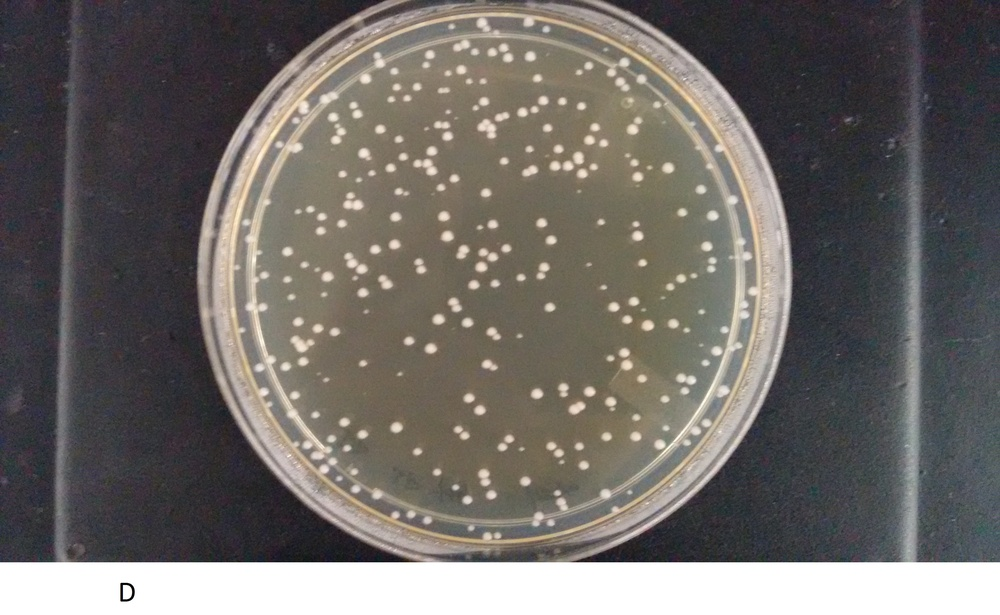
#> input picture images/set1/D_290.jpg, 1000 x 615 px, shrunk from 3264 x 2008 before the run, given in place of D_290.tif, which was not available
$ jupyter execute 'Watershed Working Opencv.ipynb'   (shell and % lines are left out)
#> lines starting #> are read from the running program, lines starting #| are printed output that depends on the picture; after the words box and inside, x2 and y2 are one past the last pixel; in counts of white or black regions, pixels touching at a corner belong together; pictures that were not available may be replaced by others from this repository, and a replacement may not be noted
[cell 1]
import numpy as np
from matplotlib import pyplot as plt
import cv2
import sys
from pylab import rcParams
rcParams['figure.figsize'] = 20, 20

[cell 2]
img = cv2.imread('images/set1/D_290.tif')
#> img is the input picture: shape (615, 1000, 3); mean B, G, R 102.6, 106.3, 110.5
gray = cv2.cvtColor(img, cv2.COLOR_BGR2GRAY)
_, thresh = cv2.threshold(gray, 0, 255,cv2.THRESH_BINARY_INV|cv2.THRESH_OTSU)
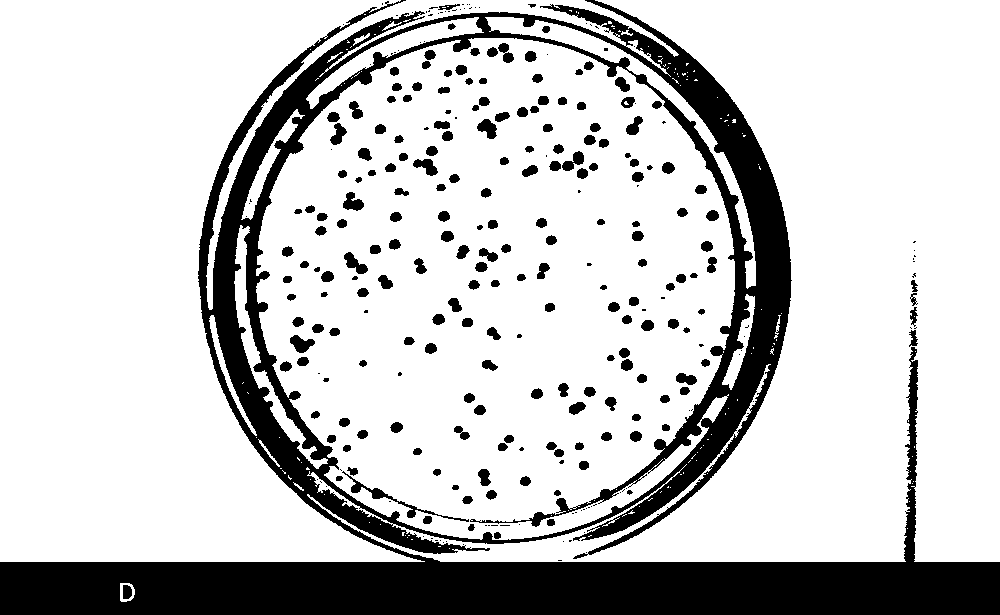
#> thresh: shape (615, 1000); 79.3% white; 299 black regions (102 under 20 px), largest, box (x1, y1, x2, y2) and area: (0, 0, 1000, 615) 110668, (342, 471, 469, 522) 526, (290, 335, 315, 353) 264
plt.imshow(thresh, cmap='gray')

[cell 3]
kernel = np.ones((3,3), np.uint8)
opening = thresh
opening = cv2.morphologyEx(thresh, cv2.MORPH_OPEN, kernel, iterations=3)
#> opening: shape (615, 1000); 77.2% white; 145 black regions (16 under 20 px), largest, box (x1, y1, x2, y2) and area: (0, 0, 1000, 615) 125919, (549, 151, 598, 179) 575, (477, 112, 510, 139) 392
plt.imshow(opening, cmap='gray')

[cell 4]
sure_bg = cv2.dilate(opening,kernel,iterations=6)
#> sure_bg: shape (615, 1000); 88.2% white; 12 black regions (9 under 20 px), largest, box (x1, y1, x2, y2) and area: (0, 17, 1000, 615) 58495, (581, 10, 785, 536) 13899, (435, 10, 464, 16) 75
#plt.imshow(sure_bg, cmap='gray')

[cell 5]
dt = cv2.distanceTransform(opening,cv2.DIST_L2,3)
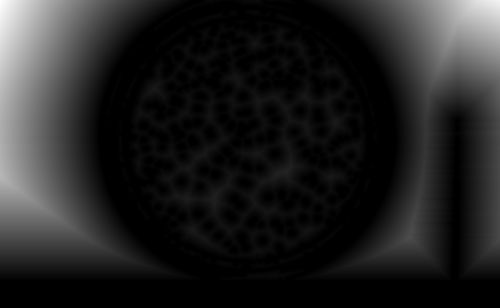
#> dt: shape (615, 1000) float32 (shown at 1/2 size); min 0, max 277.7, mean 37.6; drawn with min black and max white
dt = ((dt - dt.min()) / (dt.max() - dt.min()) * 255).astype(np.uint8)
plt.imshow(dt, cmap='gray')

[cell 6]
#dgray = cv2.cvtColor(dist_transform, cv2.COLOR_BGR2GRAY)
#_, sure_fg = cv2.threshold(dt, 150, 255, cv2.THRESH_BINARY)
#sure_fg = cv2.erode(thresh,None,iterations = 11)
ret, sure_fg = cv2.threshold(dt,0.70*dt.max(),255,0)
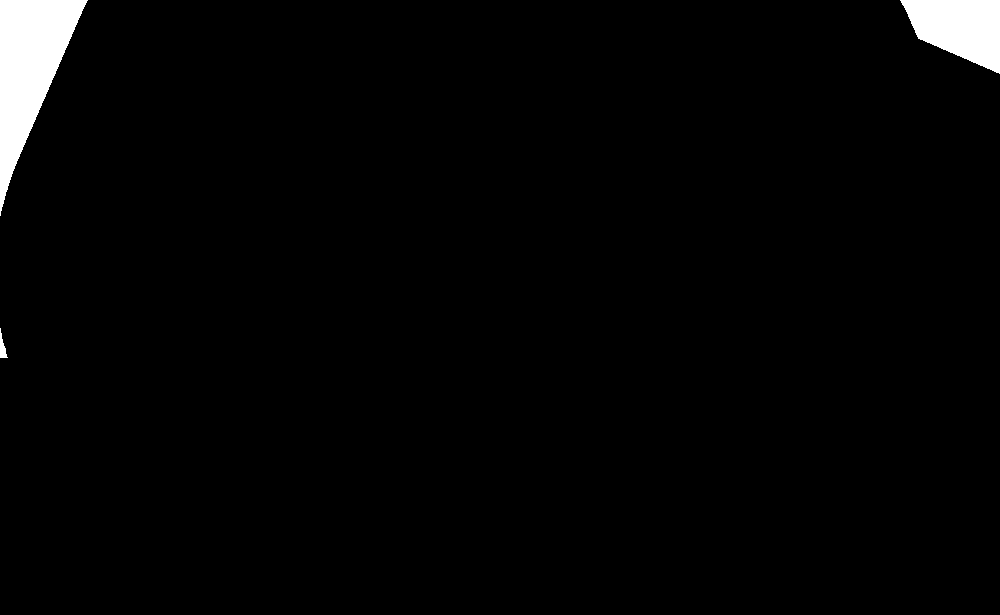
#> sure_fg: shape (615, 1000); 2.3% white; 3 white regions, box (x1, y1, x2, y2) and area: (0, 0, 88, 216) 8900, (900, 0, 1000, 74) 4941, (0, 328, 8, 358) 116
#> ret = 178

# [4 lines of commented-out code are left out]
sure_fg = np.uint8(sure_fg)
unknown = cv2.subtract(sure_bg,sure_fg)
#> unknown: shape (615, 1000); 85.9% white; 15 black regions (9 under 20 px), largest, box (x1, y1, x2, y2) and area: (0, 17, 1000, 615) 58495, (581, 10, 785, 536) 13899, (0, 0, 88, 216) 8900, (900, 0, 1000, 74) 4941, (0, 328, 8, 358) 116, (435, 10, 464, 16) 75

ret, markers = cv2.connectedComponents(sure_fg)
#> markers: shape (615, 1000) int32; 4 distinct labels, from 0 to 3
#> ret = 4
markers = markers+1
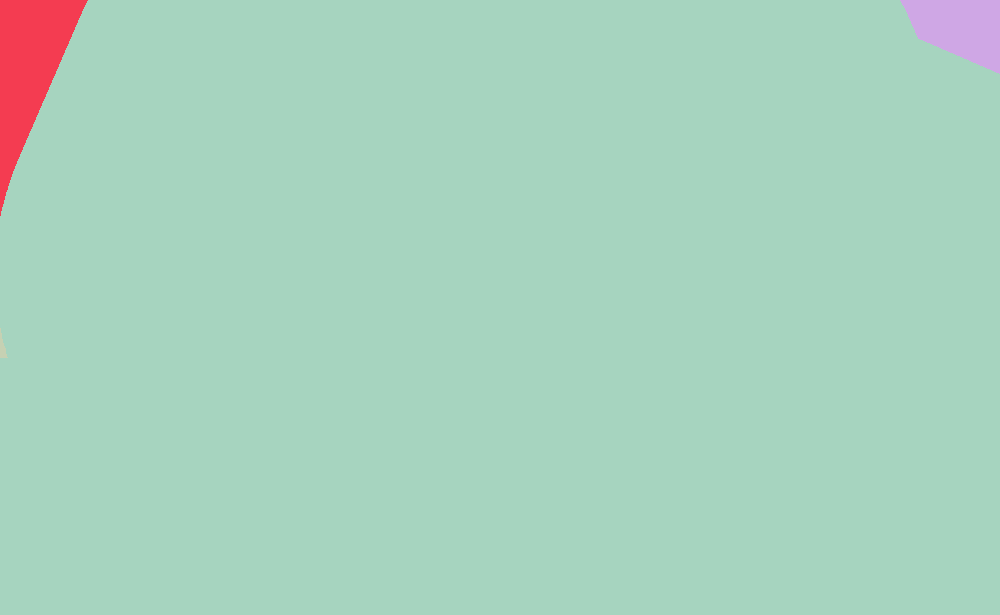
#> markers: shape (615, 1000) int32; 4 distinct labels, from 1 to 4; one colour per label, 0 black
markers[unknown==255] = 0
#> markers: shape (615, 1000) int32; 5 distinct labels, from 0 to 4
#markers.setfield(0)
plt.imshow(markers, cmap='gray')

[cell 7]
markers = cv2.watershed(img,markers)
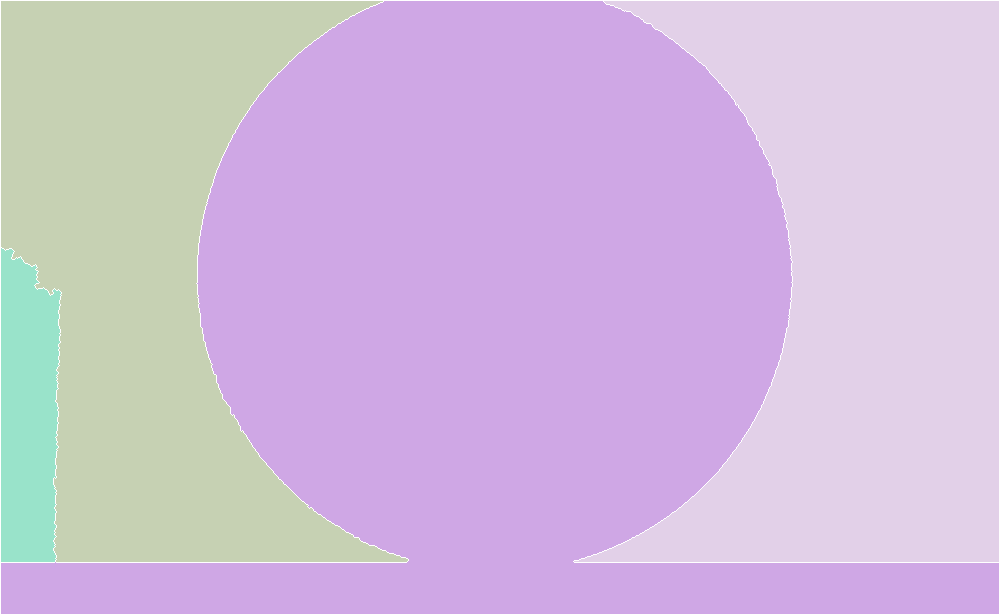
#> markers: shape (615, 1000) int32; 5 distinct labels, from -1 to 4; one colour per label, 0 black, -1 white
img[markers == -1] = [255,0,0]
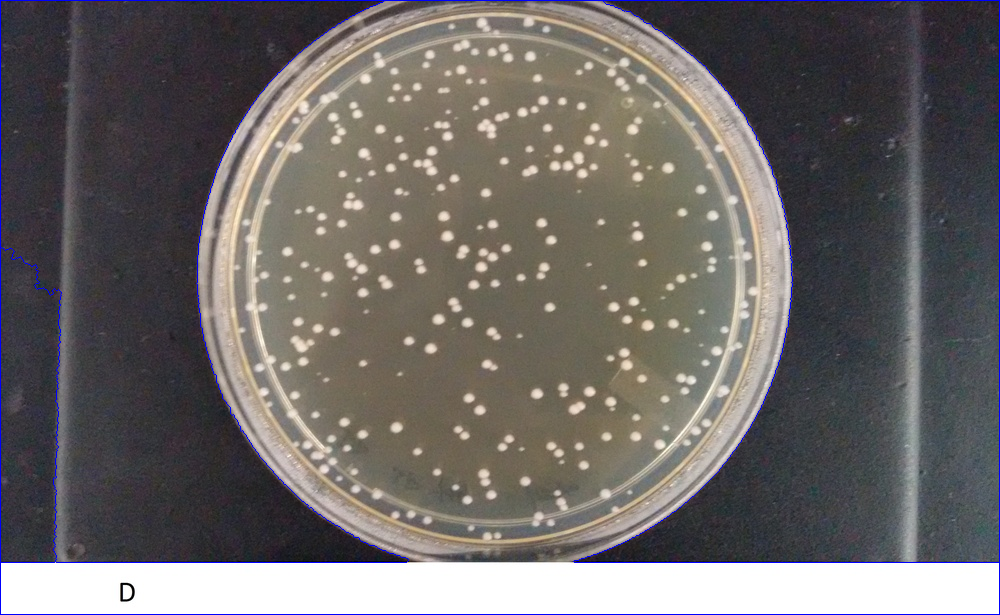
#> img: shape (615, 1000, 3); 0.93% of pixels changed, all inside (x1, y1, x2, y2) = (0, 0, 1000, 615)
plt.imshow(img)

[cell 8]
dt.mean()
#> Out = 34.1

[cell 9]
plt.hist(dt.ravel())
plt.show()
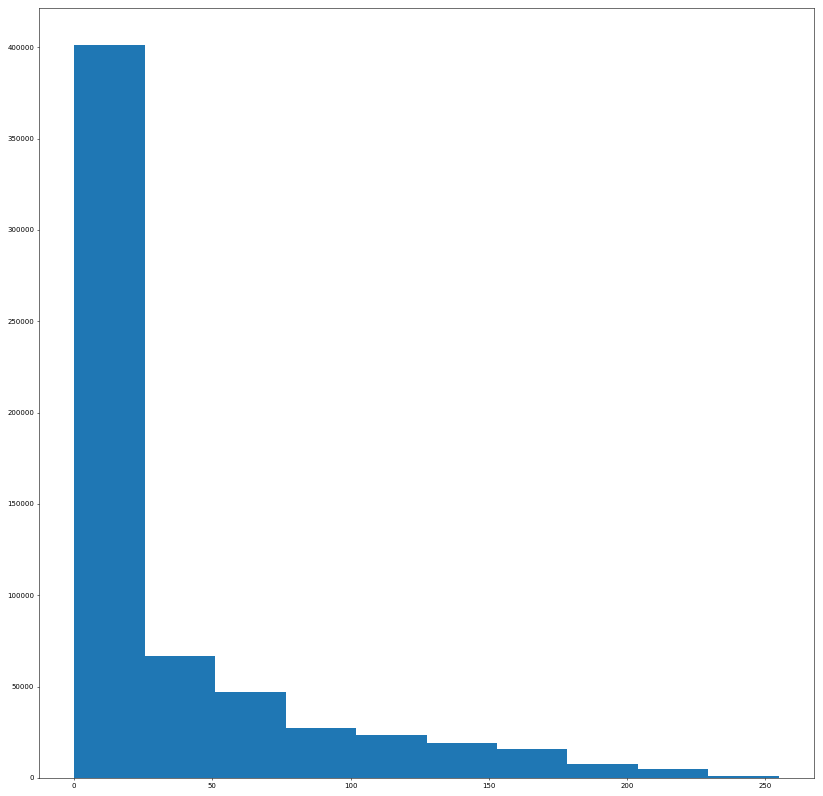
#> figure drawn by matplotlib, 1 panel; tallest bar 401442 high, from x = 0 to 25.5

$ run again, with images/set1/A_241.jpg copied over images/set1/D_290.jpg
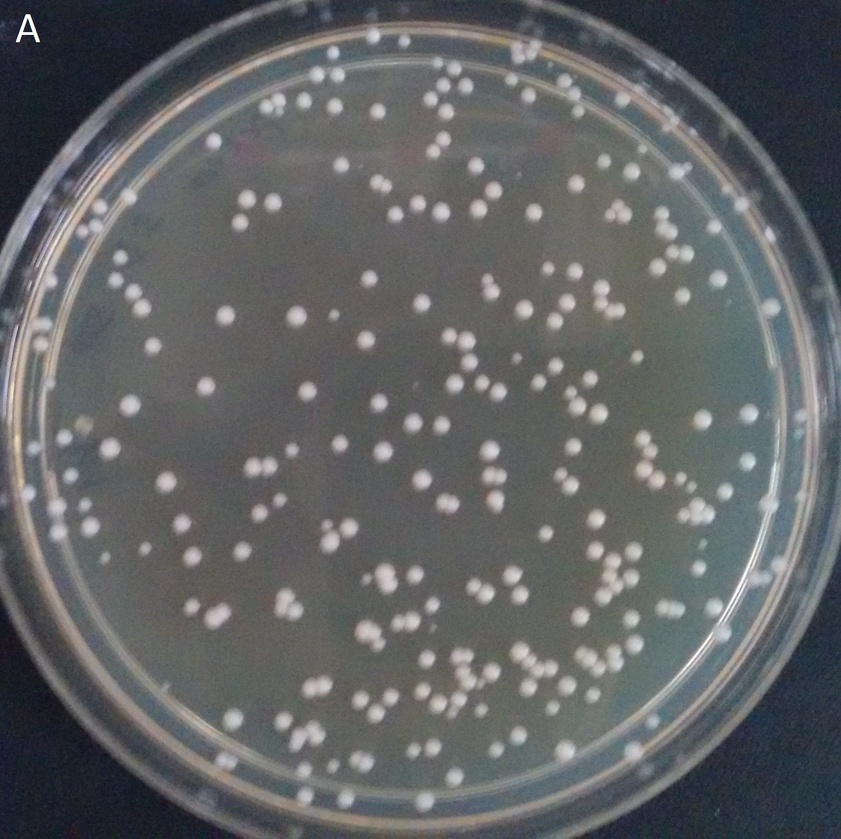
#> input picture images/set1/A_241.jpg, 841 x 839 px, shrunk from 1833 x 1827 before the run, given in place of D_290.tif, which was not available
#> img is the input picture: shape (839, 841, 3); mean B, G, R 101.4, 100, 98
#> `_, thresh = cv2.threshold(gray, 0, 255,cv2.THRESH_BINARY_INV|cv2.THRES..`:
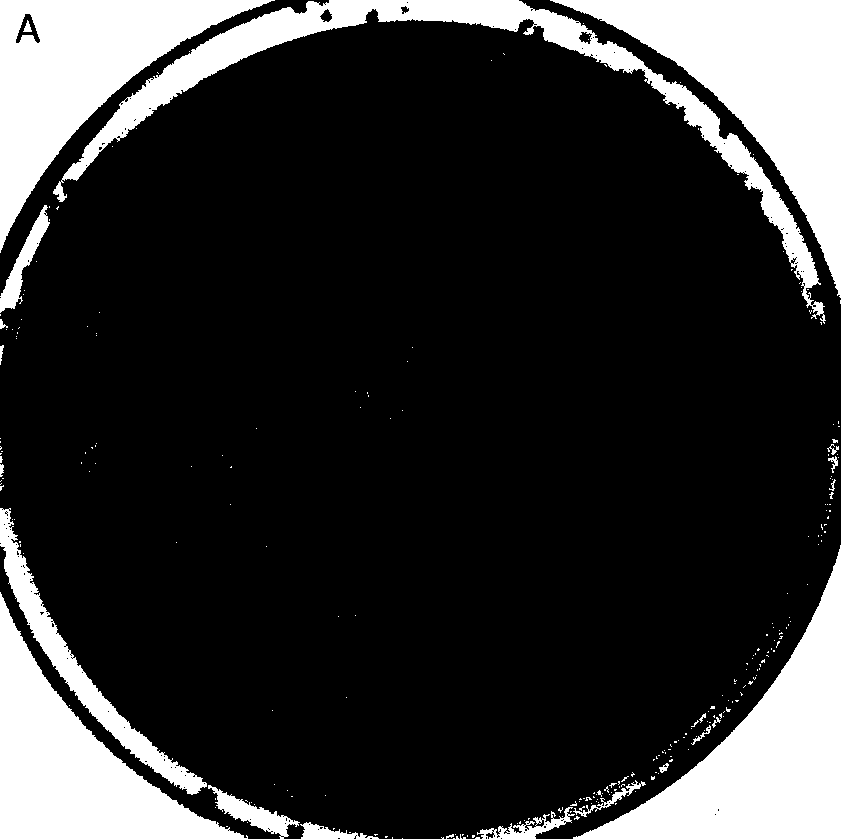
#> thresh: shape (839, 841); 19.4% white; 263 white regions (240 under 20 px), largest, box (x1, y1, x2, y2) and area: (550, 0, 841, 298) 29143, (573, 545, 841, 839) 27190, (0, 0, 275, 253) 24306
#> opening: shape (839, 841); 18.7% white; 15 white regions, largest, box (x1, y1, x2, y2) and area: (559, 0, 841, 290) 29085, (581, 556, 841, 839) 27147, (0, 0, 267, 245) 24270
#> sure_bg: shape (839, 841); 23.6% white; 7 white regions, largest, box (x1, y1, x2, y2) and area: (0, 0, 841, 296) 91932, (0, 504, 292, 839) 38940, (575, 550, 841, 839) 30444
#> sure_fg: shape (839, 841); 0.58% white; 3 white regions, box (x1, y1, x2, y2) and area: (772, 0, 841, 70) 2267, (0, 795, 44, 839) 915, (818, 775, 841, 839) 892
#> `ret, sure_fg = cv2.threshold(dt,0.70*dt.max(),255,0)`: ret = 178
#> unknown: shape (839, 841); 23% white; 7 white regions, largest, box (x1, y1, x2, y2) and area: (0, 0, 841, 296) 89665, (0, 504, 292, 839) 38025, (575, 550, 841, 839) 29552
#> `ret, markers = cv2.connectedComponents(sure_fg)`: ret = 4
#> img: shape (839, 841, 3); 0.63% of pixels changed, all inside (x1, y1, x2, y2) = (0, 0, 841, 839)
#> Out = 10.12
#> `plt.show()`:
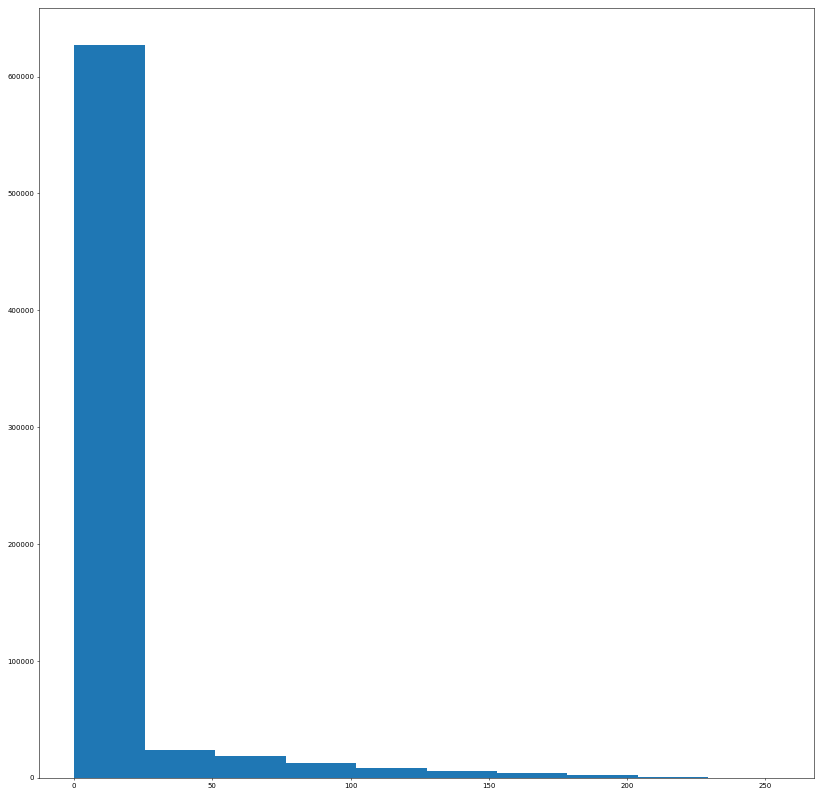
#> figure drawn by matplotlib, 1 panel; tallest bar 627275 high, from x = 0 to 25.5

$ run again, with images/set1/B_170.jpg copied over images/set1/D_290.jpg
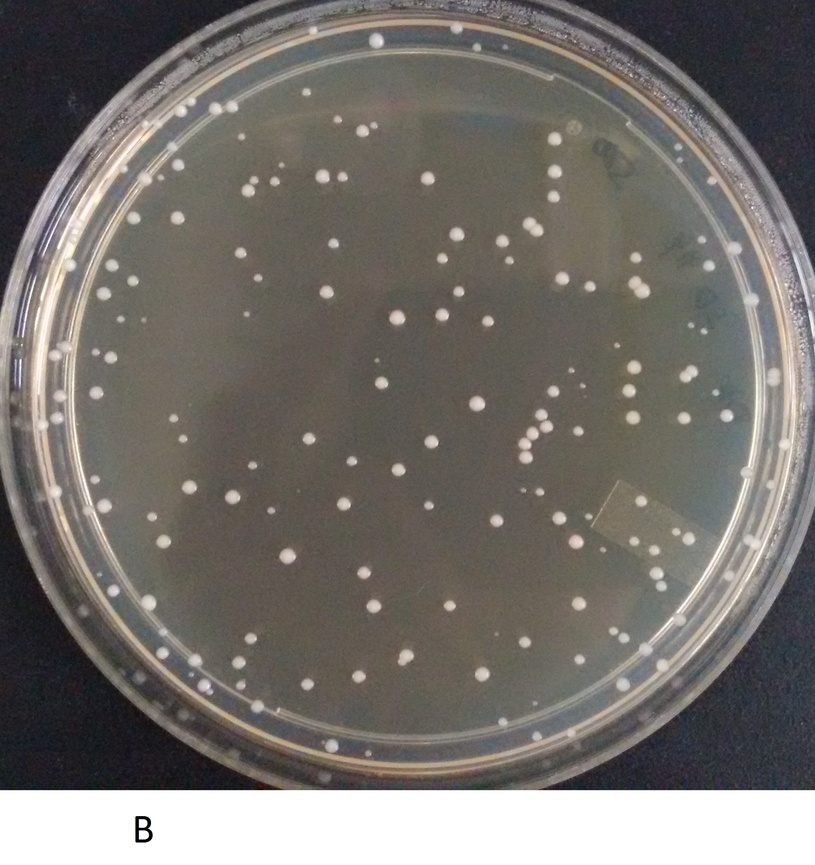
#> input picture images/set1/B_170.jpg, 815 x 865 px, shrunk from 1884 x 2000 before the run, given in place of D_290.tif, which was not available
#> img is the input picture: shape (865, 815, 3); mean B, G, R 108, 112.6, 116.7
#> `_, thresh = cv2.threshold(gray, 0, 255,cv2.THRESH_BINARY_INV|cv2.THRES..`:
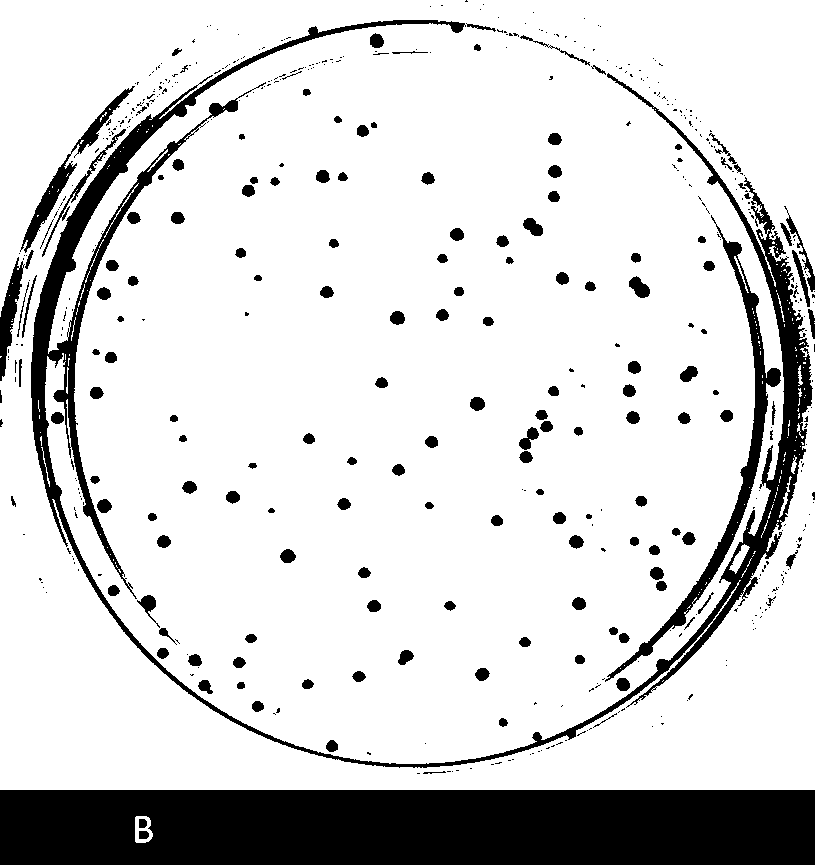
#> thresh: shape (865, 815); 83.9% white; 536 black regions (377 under 20 px), largest, box (x1, y1, x2, y2) and area: (0, 790, 815, 865) 60706, (31, 20, 813, 768) 28390, (605, 215, 781, 682) 5253
#> opening: shape (865, 815); 82% white; 205 black regions (97 under 20 px), largest, box (x1, y1, x2, y2) and area: (0, 790, 815, 865) 61125, (0, 20, 815, 774) 53886, (519, 410, 553, 463) 628
#> sure_bg: shape (865, 815); 90.3% white; 14 black regions (6 under 20 px), largest, box (x1, y1, x2, y2) and area: (0, 796, 815, 865) 56235, (713, 207, 815, 605) 8126, (37, 127, 145, 434) 2588
#> sure_fg: shape (865, 815); 0.54% white; 2 white regions, box (x1, y1, x2, y2) and area: (753, 0, 815, 75) 2525, (0, 0, 54, 54) 1304
#> `ret, sure_fg = cv2.threshold(dt,0.70*dt.max(),255,0)`: ret = 178
#> `ret, markers = cv2.connectedComponents(sure_fg)`: ret = 3
#> img: shape (865, 815, 3); 0.58% of pixels changed, all inside (x1, y1, x2, y2) = (0, 0, 815, 865)
#> Out = 30.18
#> `plt.show()`:
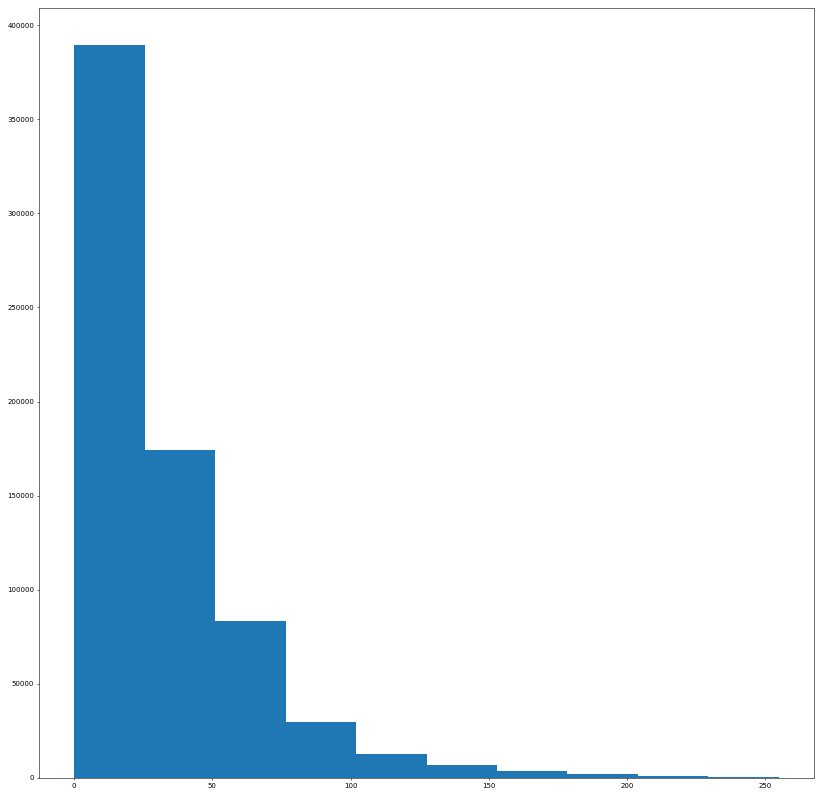
#> figure drawn by matplotlib, 1 panel; tallest bar 389639 high, from x = 0 to 25.5
